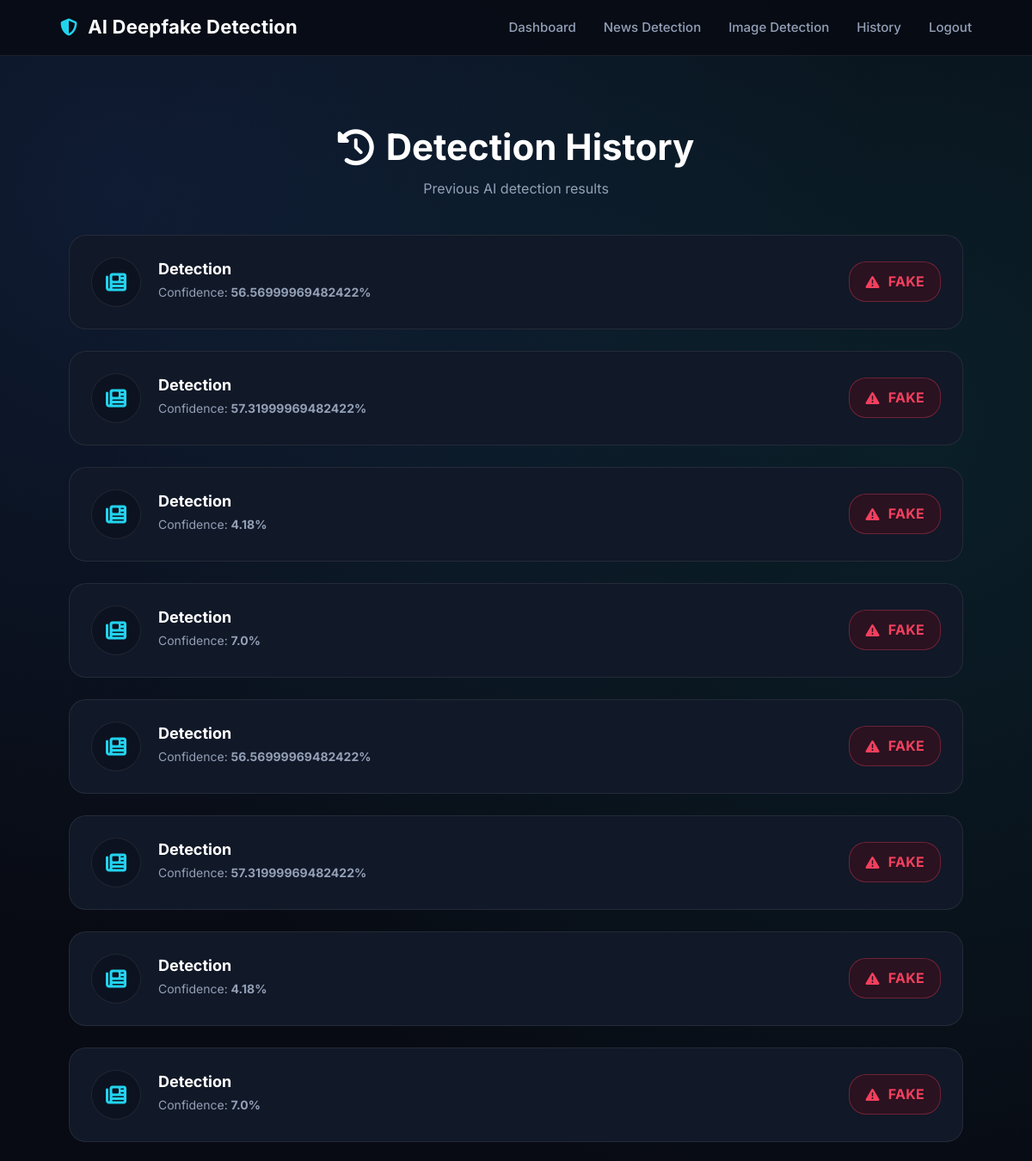
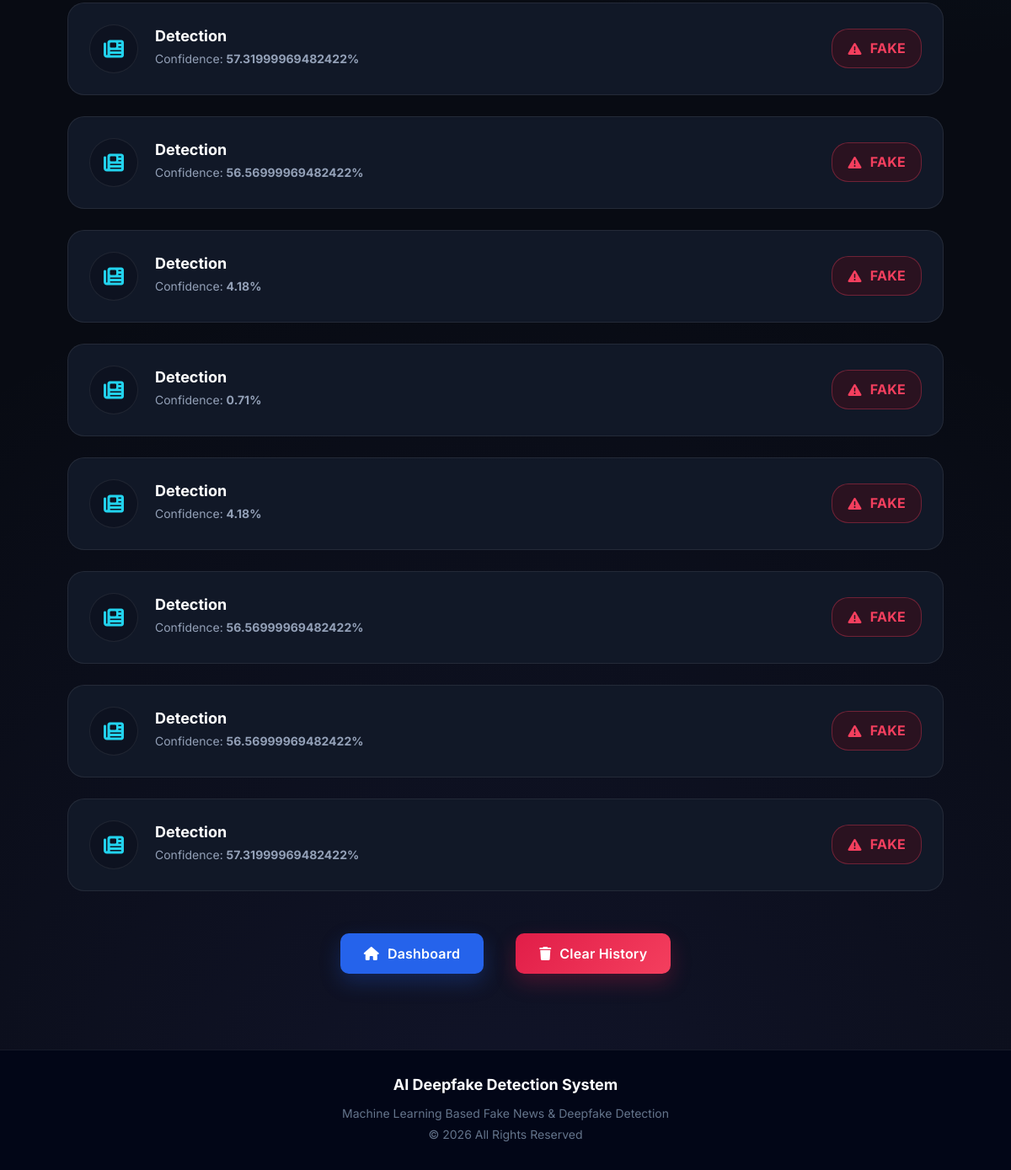
The app's page /history (signed in) with its own data (2 pictures, top to bottom).
### app.py (models this page shows)
class History(db.Model):
    id=db.Column(db.Integer,primary_key=True)
    username=db.Column(db.String(100))
    prediction=db.Column(db.String(50))
    confidence=db.Column(db.Float)
    filename=db.Column(db.String(200))
    created=db.Column(db.DateTime,default=datetime.utcnow)

### app.py (the view)
@app.route("/history")
@login_required
def history():
    data = History.query.filter_by(
        username=current_user.username
    ).order_by(
        History.created.desc()
    ).all()
    return render_template("history.html", history=data)

### app.py (called while the page is built)
@login_manager.user_loader
def load_user(user_id):
    return db.session.get(User, int(user_id))

### templates/history.html (shortened to what this page needs)
<!DOCTYPE html>
<html lang="en">
<head>
<link rel="stylesheet"
href="{{ url_for('static', filename='css/style.css') }}">
<link rel="stylesheet"
href="https://cdnjs.cloudflare.com/ajax/libs/font-awesome/6.6.0/css/all.min.css">
</head>
<body>
<nav>
<h2>
<i class="fa-solid fa-shield-halved"></i>
AI Deepfake Detection
</h2>
<ul>
<li>
<a href="/dashboard">
Dashboard
</a>
</li>
<li>
<a href="/detect-text">
News Detection
</a>
</li>
<li>
<a href="/detect-image">
Image Detection
</a>
</li>
<li>
<a href="/history">
History
</a>
</li>
<li>
<a href="/logout">
Logout
</a>
</li>
</ul>
</nav>
<section class="history-container">
<div class="title-box">
<h1>
<i class="fa-solid fa-clock-rotate-left"></i>
Detection History
</h1>
<p>
Previous AI detection results
</p>
</div>
{% if history %}
{% for item in history %}
<div class="history-card">
<div class="left">
<div class="icon">
{% if item.type == "image" %}
<i class="fa-solid fa-image"></i>
{% else %}
<i class="fa-solid fa-newspaper"></i>
{% endif %}
</div>
<div class="details">
<h2>
{{ item.type|capitalize }} Detection
</h2>
<p>
Confidence:
<strong>
{{ item.confidence }}%
</strong>
</p>
</div>
</div>
{% if item.result == "REAL" or item.result=="REAL NEWS" or item.result=="REAL IMAGE" %}
<div class="badge real">
<i class="fa-solid fa-circle-check"></i>
REAL
</div>
{% else %}
<div class="badge fake">
<i class="fa-solid fa-triangle-exclamation"></i>
FAKE
</div>
{% endif %}
</div>
{% endfor %}
{% endif %}
<div class="buttons">
<a href="/dashboard">
<button>
<i class="fa-solid fa-house"></i>
Dashboard
</button>
</a>
<a href="/clear-history">
<button class="delete">
<i class="fa-solid fa-trash"></i>
Clear History
</button>
</a>
</div>
</section>
<footer>
<h3>
AI Deepfake Detection System
</h3>
<p>
Machine Learning Based Fake News & Deepfake Detection
</p>
<p>
© 2026 All Rights Reserved
</p>
</footer>
</body>
</html>

### static/css/style.css (style rules this page uses)
:root { --primary:#3b82f6; --primary-dark:#2563eb; --secondary:#6366f1; --accent:#22d3ee; --bg:#080b13; --bg-elevated:#0d1220; --surface:#121a2b; --border:rgba(255,255,255,.08); --border-strong:rgba(255,255,255,.14); --white:#ffffff; --text:#e4e9f2; --light:#93a0b7; --muted:#64748b; --success:#22c55e; --success-bg:#0f2a1c; --danger:#f43f5e; --danger-bg:#2a1220; --warning:#f59e0b; --shadow-sm:0 8px 20px rgba(0,0,0,.25); --shadow:0 20px 45px rgba(0,0,0,.35); --shadow-lg:0 25px 60px rgba(0,0,0,.45); --radius-sm:10px; --radius:16px; --radius-lg:22px; --radius-full:999px; }
*, *::before, *::after { margin:0; padding:0; box-sizing:border-box; }
html { scroll-behavior:smooth; }
body { font-family:'Inter',-apple-system,BlinkMacSystemFont,sans-serif; background: radial-gradient(circle at 12% 8%, rgba(59,130,246,.14) 0%, transparent 32%), radial-gradient(circle at 88% 18%, rgba(34,211,238,.10) 0%, transparent 38%), radial-gradient(circle at 50% 100%, rgba(99,102,241,.10) 0%, transparent 40%), var(--bg); color:var(--text); min-height:100vh; line-height:1.6; overflow-x:hidden; -webkit-font-smoothing:antialiased; }
h1,h2,h3,h4 { color:var(--white); font-weight:700; line-height:1.25; }
p { color:var(--light); }
a { color:inherit; text-decoration:none; transition:.25s ease; }
nav { position:sticky; top:0; z-index:999; display:flex; justify-content:space-between; align-items:center; padding:18px 70px; background:rgba(8,11,19,.85); backdrop-filter:blur(18px); -webkit-backdrop-filter:blur(18px); border-bottom:1px solid var(--border); }
nav h2 { display:flex; align-items:center; gap:12px; color:var(--white); font-size:22px; font-weight:700; letter-spacing:.2px; }
nav h2 i { color:var(--accent); font-size:20px; }
nav ul { display:flex; list-style:none; align-items:center; gap:32px; }
nav a { color:var(--light); font-weight:500; font-size:15px; position:relative; }
nav a::after { content:""; position:absolute; left:0; bottom:-8px; width:0%; height:2px; background:var(--accent); transition:.3s ease; }
.btn, button { display:inline-flex; align-items:center; justify-content:center; gap:10px; border:none; border-radius:var(--radius-sm); background:linear-gradient(135deg,var(--primary-dark),var(--secondary)); color:var(--white); font-family:inherit; font-size:15px; font-weight:600; letter-spacing:.2px; cursor:pointer; transition:.25s ease; box-shadow:0 10px 25px rgba(37,99,235,.25); }
button { width:100%; padding:15px; }
button.delete, .delete { background:linear-gradient(135deg,#e11d48,#f43f5e); box-shadow:0 10px 25px rgba(225,29,72,.25); }
.buttons { display:flex; justify-content:center; align-items:center; gap:18px; flex-wrap:wrap; margin-top:35px; }
.buttons button, .buttons a button { width:auto; padding:14px 28px; }
section { padding:80px 8%; }
.badge, .real, .fake { display:inline-flex; align-items:center; gap:10px; padding:12px 26px; border-radius:var(--radius-full); font-size:16px; font-weight:700; letter-spacing:.3px; margin-top:18px; }
.badge.fake, .fake { background:var(--danger-bg); color:var(--danger); border:1px solid rgba(244,63,94,.35); }
.history-container, .container { width:92%; max-width:1100px; margin:56px auto; }
.title-box { text-align:center; margin-bottom:44px; }
.title-box h1 { display:flex; align-items:center; justify-content:center; gap:14px; font-size:36px; }
.title-box p { margin-top:10px; }
.history-card { background:var(--surface); border:1px solid var(--border); padding:26px 28px; border-radius:var(--radius-lg); margin-bottom:20px; display:flex; justify-content:space-between; align-items:center; gap:20px; flex-wrap:wrap; transition:.25s ease; }
.history-card .left { display:flex; align-items:center; gap:20px; }
.history-card .icon { width:58px; height:58px; border-radius:50%; background:var(--bg-elevated); border:1px solid var(--border); display:flex; justify-content:center; align-items:center; font-size:24px; color:var(--accent); flex-shrink:0; }
.history-card .details h2 { font-size:18px; margin-bottom:4px; }
.history-card .details p { font-size:14px; color:var(--light); margin:2px 0; }
.history-card .badge { margin-top:0; }
footer { margin-top:60px; background:var(--bg-elevated); padding:40px; text-align:center; border-top:1px solid var(--border); }
footer h3 { color:var(--white); margin-bottom:10px; font-size:18px; }
footer p { color:var(--muted); font-size:14px; line-height:1.8; }

### records on screen
History: confidence "56.56999969482422"
History: confidence "57.31999969482422"
History: confidence "4.18"
History: confidence "7.0"
History: confidence "56.56999969482422"
History: confidence "57.31999969482422"
History: confidence "4.18"
History: confidence "7.0"
History: confidence "57.31999969482422"
History: confidence "56.56999969482422"
History: confidence "4.18"
History: confidence "0.71"
History: confidence "4.18"
History: confidence "56.56999969482422"
History: confidence "56.56999969482422"
History: confidence "57.31999969482422"
